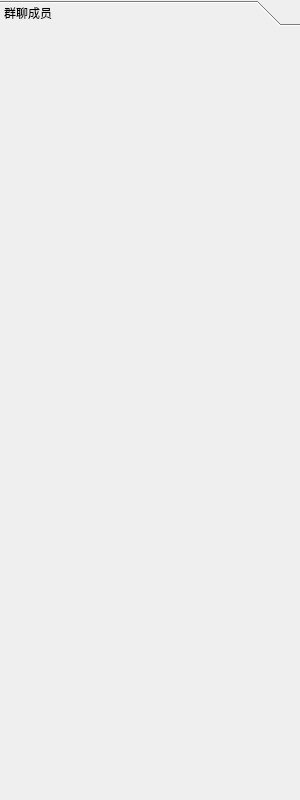
<?xml version="1.0" encoding="UTF-8"?>
<ui version="4.0">
 <class>DialogList</class>
 <widget class="QWidget" name="DialogList">
  <property name="geometry">
   <rect>
    <x>0</x>
    <y>0</y>
    <width>300</width>
    <height>800</height>
   </rect>
  </property>
  <property name="windowTitle">
   <string>Form</string>
  </property>
  <property name="layoutDirection">
   <enum>Qt::LeftToRight</enum>
  </property>
  <layout class="QVBoxLayout" name="verticalLayout">
   <property name="leftMargin">
    <number>0</number>
   </property>
   <property name="topMargin">
    <number>0</number>
   </property>
   <property name="rightMargin">
    <number>0</number>
   </property>
   <property name="bottomMargin">
    <number>0</number>
   </property>
   <item>
    <widget class="QToolBox" name="toolBox">
     <property name="currentIndex">
      <number>0</number>
     </property>
     <widget class="QWidget" name="page">
      <property name="geometry">
       <rect>
        <x>0</x>
        <y>0</y>
        <width>300</width>
        <height>763</height>
       </rect>
      </property>
      <attribute name="label">
       <string>群聊成员</string>
      </attribute>
      <layout class="QVBoxLayout" name="VLayout">
       <property name="leftMargin">
        <number>3</number>
       </property>
       <property name="topMargin">
        <number>3</number>
       </property>
       <property name="rightMargin">
        <number>3</number>
       </property>
       <property name="bottomMargin">
        <number>3</number>
       </property>
      </layout>
     </widget>
    </widget>
   </item>
  </layout>
 </widget>
 <resources/>
 <connections/>
</ui>
